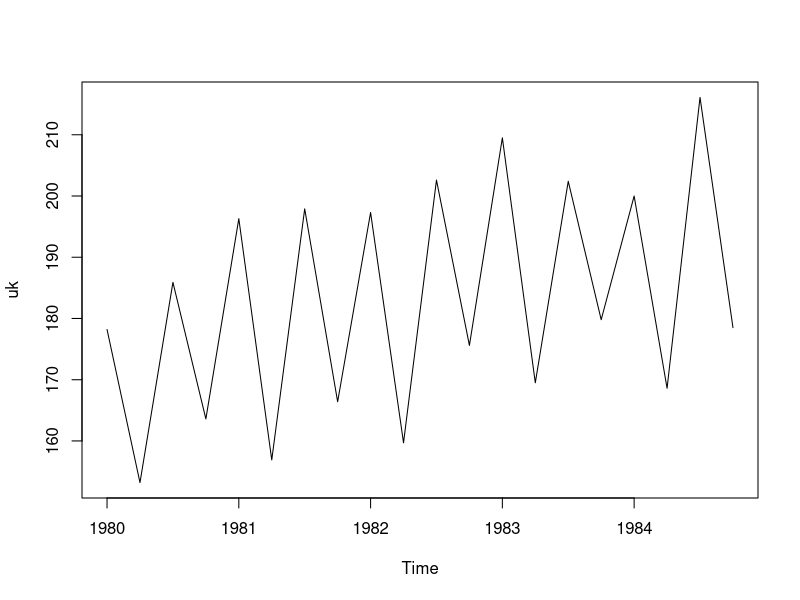
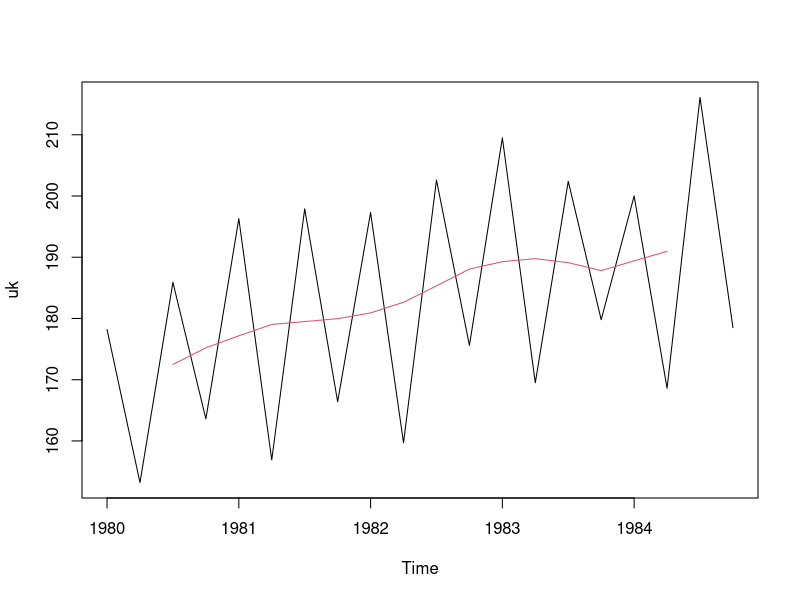
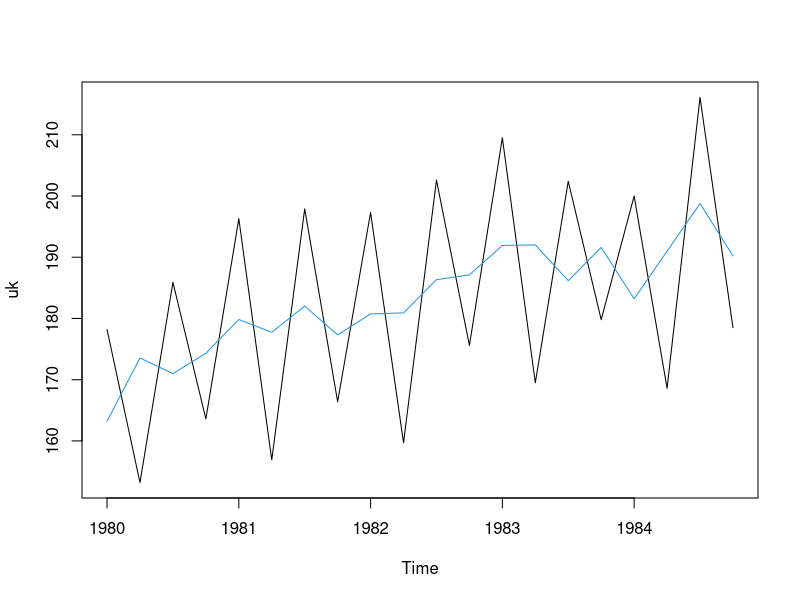

R code for these plots, in order:
library(tidyverse)
xx <- c(178.2, 153.2, 185.9, 163.6,
        196.3, 156.9, 197.9, 166.4,
        197.3, 159.7, 202.6, 175.6,
        209.5, 169.5, 202.4, 179.8,
        200.0, 168.6, 216.1, 178.5
)
# Reading the data
# Indicate the frequency of the seasonal component
uk <- ts(xx, start = c(1980, 1), frequency = 4)
uk
plot(uk)

# Trend component, using a moving average of order 4
tend <- stats::filter(uk, c(.5, 1, 1, 1, .5) / 4)
tend
# Plot the series with the trend in red
plot(uk)
lines(tend, col = 2)

###############################################
# Multiplicative Decomposition
###############################################
# Seasonal (E) * Random Component (A) = X/TC :
est_aleM <- uk / tend
est_aleM

# Unnormalized Seasonal Component
est1M <- colMeans(matrix(est_aleM, ncol=4, byrow=T),
                  na.rm=T)
est1M

# Normalize the Seasonal Component
estM <- est1M / mean(est1M)
estM

# Random Component
aleM <- est_aleM / estM
aleM

# Deseasonalized Series
desestM <- uk / estM
desestM
# Graph of the Deseasonalized Series
plot(uk)
lines(desestM, col=4)
